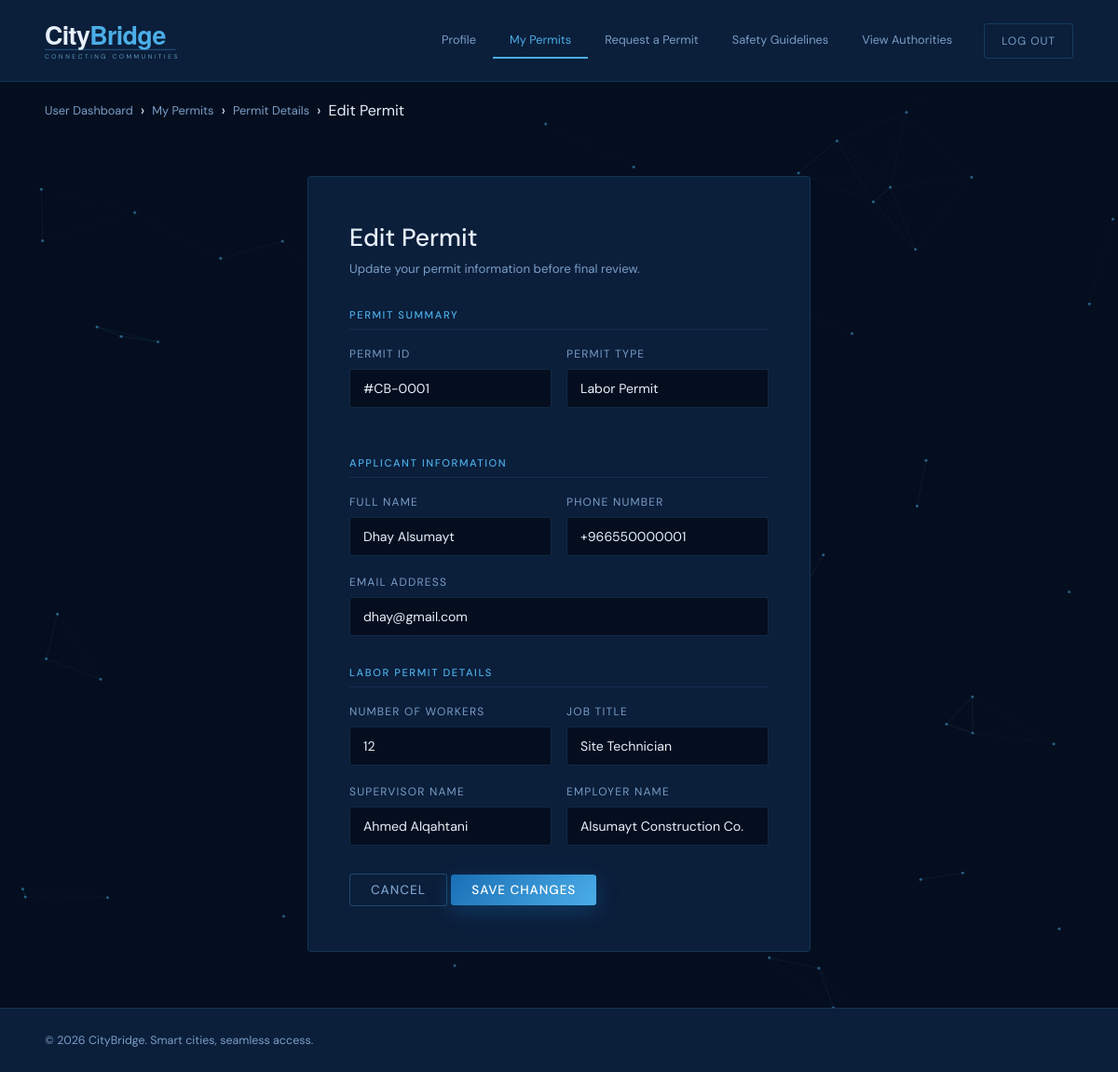
The app's page /code/edit-permit-pending.php?id=1 (signed in) with its own data.
### tables this page shows
CREATE TABLE `permit` (
  `permit_id` int NOT NULL,
  `user_account_id` int NOT NULL,
  `permit_type` enum('labor','equipment','medical','electronic') NOT NULL,
  `status` enum('pending','approved','rejected') NOT NULL DEFAULT 'pending',
  `submitted_date` datetime NOT NULL DEFAULT CURRENT_TIMESTAMP,
  `reviewed_date` datetime DEFAULT NULL,
  `approved_date` datetime DEFAULT NULL,
  `expiry_date` date DEFAULT NULL,
  `reviewed_by_admin_id` int DEFAULT NULL,
  `rejection_reason` text,
  `last_updated` datetime NOT NULL DEFAULT CURRENT_TIMESTAMP ON UPDATE CURRENT_TIMESTAMP
);

CREATE TABLE `user_account` (
  `account_id` int NOT NULL,
  `first_name` varchar(50) NOT NULL,
  `last_name` varchar(50) NOT NULL,
  `phone_number` varchar(20) NOT NULL,
  `job_title` varchar(100) DEFAULT NULL,
  `company_id` int NOT NULL
);

CREATE TABLE `account` (
  `account_id` int NOT NULL,
  `username` varchar(50) NOT NULL,
  `email` varchar(100) NOT NULL,
  `password_hash` varchar(255) NOT NULL,
  `role` enum('user','admin') NOT NULL
);

CREATE TABLE `labor_permit` (
  `permit_id` int NOT NULL,
  `number_of_workers` int NOT NULL,
  `job_title` varchar(100) NOT NULL,
  `supervisor_name` varchar(100) NOT NULL,
  `employer_name` varchar(150) DEFAULT NULL
);

### code/auth.php (called while the page is built, shortened)
<?php
function type_label($t) {
    switch ($t) {
        case 'labor':      return 'Labor Permit';
    }
}
function permit_code($id) {
    return "#CB-" . str_pad((string)$id, 4, "0", STR_PAD_LEFT);
}
function e($v) {
    return htmlspecialchars((string)($v ?? ""), ENT_QUOTES, "UTF-8");
}

### code/edit-permit-pending.php (the view, shortened to what this page needs)
<?php
include "db.php";
include "auth.php";
$account_id = (int)$_SESSION["account_id"];
$permit_id  = isset($_GET['id']) ? (int)$_GET['id'] : (int)($_POST['permit_id'] ?? 0);
$stmt = $conn->prepare(
  "SELECT * FROM permit WHERE permit_id = ? AND user_account_id = ?");
$stmt->bind_param("ii", $permit_id, $account_id);
$stmt->execute();
$permit = $stmt->get_result()->fetch_assoc();
$sub = null;
switch ($permit['permit_type']) {
    case 'labor':      $sub = $conn->query("SELECT * FROM labor_permit WHERE permit_id=$permit_id")->fetch_assoc(); break;
}
$stmt = $conn->prepare(
  "SELECT ua.first_name, ua.last_name, ua.phone_number, a.email
   FROM account a JOIN user_account ua ON ua.account_id = a.account_id
   WHERE a.account_id = ?");
$stmt->bind_param("i", $account_id);
$stmt->execute();
$me = $stmt->get_result()->fetch_assoc();
?>
<!DOCTYPE html>
<html lang="en">
<head>
  <link rel="stylesheet" href="style.css" />
</head>
<body>
  <header class="user-header">
    <svg viewBox="0 0 500 72" width="320" xmlns="http://www.w3.org/2000/svg">
      <text x="0" y="44" font-family="'Helvetica Neue', 'Segoe UI', Arial, sans-serif" font-size="42" font-weight="700" letter-spacing="-1">
        <tspan fill="#e8f0fb">City</tspan><tspan fill="#4baee8">Bridge</tspan>
      </text>
      <text x="0" y="67" font-family="'DM Sans', 'Helvetica Neue', Arial, sans-serif" font-size="10.5" font-weight="300" fill="#7dcef8" letter-spacing="4" opacity="0.82">CONNECTING COMMUNITIES</text>
    </svg>
    <nav>
      <a href="user.php">Profile</a>
      <a href="my-permits.php" class="active">My Permits</a>
      <a href="reqprimt.php">Request a Permit</a>
      <a href="safety-guidelines.php">Safety Guidelines</a>
      <a href="authorities.php">View Authorities</a>
      <a href="logout.php" class="logout">Log Out</a>
    </nav>
  </header>
  <div class="breadcrumb-container">
    <div class="breadcrumb">
      <a href="user.php">User Dashboard</a><span>›</span>
      <a href="my-permits.php">My Permits</a><span>›</span>
      <a href="permit-details-pending.php?id=<?php echo $permit_id; ?>">Permit Details</a><span>›</span>
      <span>Edit Permit</span>
    </div>
  </div>
  <main>
    <div class="form-card wide">
      <h2>Edit Permit</h2>
      <p class="subtitle">Update your permit information before final review.</p>
      <form action="" method="post">
        <p class="section-label">Permit Summary</p>
        <div class="two-col">
          <div class="field"><label>Permit ID</label><input type="text" value="<?php echo permit_code($permit_id); ?>" readonly /></div>
          <div class="field"><label>Permit Type</label><input type="text" value="<?php echo e(type_label($permit['permit_type'])); ?>" readonly /></div>
        </div>
        <p class="section-label">Applicant Information</p>
        <div class="two-col">
          <div class="field"><label>Full Name</label><input type="text" value="<?php echo e(($me['first_name'] ?? '').' '.($me['last_name'] ?? '')); ?>" readonly /></div>
          <div class="field"><label>Phone Number</label><input type="text" value="<?php echo e($me['phone_number'] ?? ''); ?>" readonly /></div>
        </div>
        <div class="field"><label>Email Address</label><input type="email" value="<?php echo e($me['email'] ?? ''); ?>" readonly /></div>
        <?php if ($permit['permit_type'] === 'labor' && $sub): ?>
          <p class="section-label">Labor Permit Details</p>
          <div class="two-col">
            <div class="field"><label>Number of Workers</label><input type="number" name="workers" value="<?php echo (int)$sub['number_of_workers']; ?>" required /></div>
            <div class="field"><label>Job Title</label><input type="text" name="job_title" value="<?php echo e($sub['job_title']); ?>" required /></div>
          </div>
          <div class="two-col">
            <div class="field"><label>Supervisor Name</label><input type="text" name="supervisor" value="<?php echo e($sub['supervisor_name']); ?>" required /></div>
            <div class="field"><label>Employer Name</label><input type="text" name="employer" value="<?php echo e($sub['employer_name']); ?>" /></div>
          </div>
        <?php endif; ?>
        <div class="action-row" style="margin-top: 10px;">
          <a href="permit-details-pending.php?id=<?php echo $permit_id; ?>" class="btn btn-admin">Cancel</a>
          <button type="submit" class="btn btn-primary">Save Changes</button>
        </div>
      </form>
    </div>
  </main>
  <footer><p>&copy; 2026 CityBridge. Smart cities, seamless access.</p></footer>
</body>
</html>

### code/style.css (style rules this page uses)
* { box-sizing: border-box; margin: 0; padding: 0; }
body { font-family: 'DM Sans', sans-serif; background-color: #050e1f; color: #e8f0fb; min-height: 100vh; display: flex; flex-direction: column; }
header { background-color: #0b1e3a; border-bottom: 1px solid rgba(74, 174, 232, 0.15); padding: 0 48px; height: 88px; display: flex; align-items: center; }
.breadcrumb { padding: 20px 48px 0; display: flex; align-items: center; gap: 8px; }
.breadcrumb a { font-size: 0.8rem; color: #7a9ec7; text-decoration: none; transition: color 0.2s; }
main { flex: 1; }
.btn { display: inline-block; text-decoration: none; font-family: 'DM Sans', sans-serif; font-size: 0.85rem; font-weight: 500; letter-spacing: 0.07em; text-transform: uppercase; border-radius: 3px; cursor: pointer; padding: 8px 22px; border: none; transition: box-shadow 0.2s, background 0.2s; }
.btn-primary { background: linear-gradient(135deg, #1a6fb5, #4baee8); color: #fff; box-shadow: 0 6px 22px rgba(26, 111, 181, 0.35); }
.btn-admin { background: transparent; color: #7a9ec7; border: 1px solid rgba(74, 174, 232, 0.3); }
.form-card { max-width: 420px; margin: 60px auto; padding: 48px 44px; background-color: #0b1e3a; border: 1px solid rgba(74, 174, 232, 0.15); border-radius: 4px; }
.form-card.wide { max-width: 540px; }
.form-card h2 { font-size: 1.65rem; font-weight: 500; color: #e8f0fb; margin-bottom: 6px; }
.form-card .subtitle { font-size: 0.83rem; color: #7a9ec7; margin-bottom: 32px; line-height: 1.6; }
.field { margin-bottom: 20px; }
.field label { display: block; font-size: 0.75rem; letter-spacing: 0.1em; text-transform: uppercase; color: #7a9ec7; margin-bottom: 8px; }
.field input, .field select { width: 100%; padding: 11px 14px; background-color: #050e1f; border: 1px solid rgba(74, 174, 232, 0.18); border-radius: 3px; color: #e8f0fb; font-family: 'DM Sans', sans-serif; font-size: 0.88rem; outline: none; transition: border-color 0.2s; }
.field input::placeholder { color: #2e4d6e; }
.two-col { display: grid; grid-template-columns: 1fr 1fr; gap: 16px; }
.section-label { font-size: 0.7rem; font-weight: 500; letter-spacing: 0.14em; text-transform: uppercase; color: #4baee8; margin-top: 32px; margin-bottom: 18px; padding-bottom: 8px; border-bottom: 1px solid rgba(74, 174, 232, 0.12); }
.user-header { background-color: #0b1e3a; border-bottom: 1px solid rgba(74, 174, 232, 0.15); padding: 0 48px; height: 88px; display: flex; align-items: center; justify-content: space-between; }
.user-header nav { display: flex; align-items: center; }
.user-header nav a { padding: 10px 18px; font-size: 0.8rem; color: #7a9ec7; text-decoration: none; border-bottom: 2px solid transparent; white-space: nowrap; transition: color 0.15s, border-color 0.15s; }
.user-header nav a.active { color: #4baee8; border-bottom-color: #4baee8; }
.user-header nav a.logout { font-size: 0.75rem; letter-spacing: 0.08em; text-transform: uppercase; border: 1px solid rgba(74, 174, 232, 0.2); border-radius: 3px; margin-left: 16px; transition: color 0.2s, border-color 0.2s; }
footer { background-color: #0b1e3a; border-top: 1px solid rgba(74, 174, 232, 0.15); padding: 26px 48px; display: flex; align-items: center; justify-content: space-between; flex-wrap: wrap; gap: 14px; }
footer p { font-size: 0.78rem; color: #7a9ec7; }
header, .user-header, main, footer { position: relative; z-index: 1; }

### records on screen
permit: permit_type "Labor Permit"
user_account: first_name+last_name "Dhay Alsumayt", phone_number "+966550000001", account_id.email "dhay@gmail.com"
labor_permit: workers "12", job_title "Site Technician", supervisor "Ahmed Alqahtani", employer "Alsumayt Construction Co."
